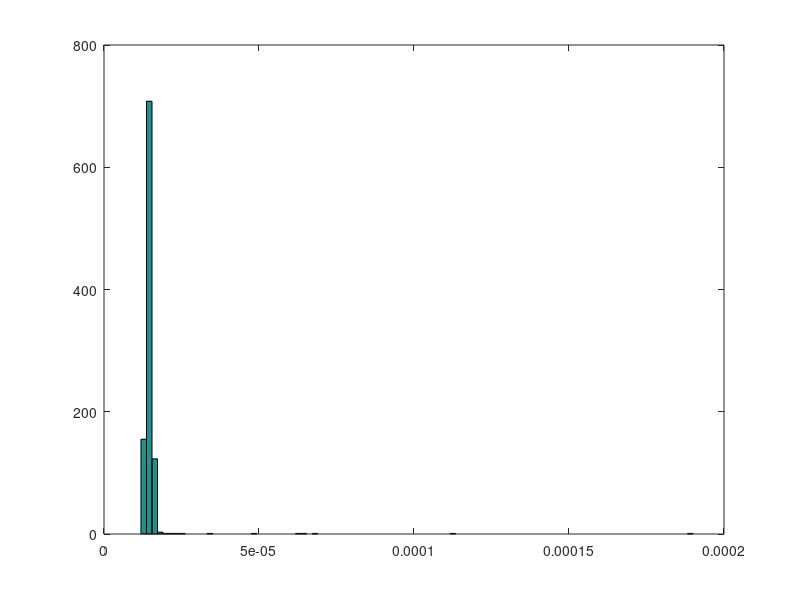

The MATLAB script that drew this image:
%% V1
elapsed_time = 0
start_time = tic
counter = 1;
delay = zeros(1,300);
elapsed_time = zeros(1,300);
while elapsed_time < 4 
pause(0.001)
elapsed_time(counter) = toc(start_time);
if counter > 1
delay(counter) = elapsed_time(counter) - elapsed_time(counter-1);
end
counter = counter +1;

end

%% V2

elapsed_time = zeros(1,1000);
for counter =1:1000
    tic
pause(0.001)
elapsed_time(counter) = toc;


end
figure

hist(elapsed_time,100)